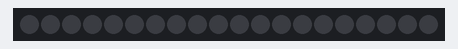
Bench run of a sketch on a simulated Arduino Uno, built with avr-gcc and run on an emulated ATmega328P. Parts: 20 RGB LEDs in strip order, left to right.

Above: at 0.3 s.
At 0.94 s:
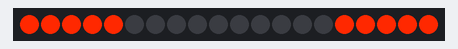

The sketch:

hazard.ino
```cpp
#include <Adafruit_NeoPixel.h>

#define PIN 6


// Parameter 1 = number of pixels in strip
// Parameter 2 = Arduino pin number (most are valid)
// Parameter 3 = pixel type flags, add together as needed:
//   NEO_KHZ800  800 KHz bitstream (most NeoPixel products w/WS2812 LEDs)
//   NEO_KHZ400  400 KHz (classic 'v1' (not v2) FLORA pixels, WS2811 drivers)
//   NEO_GRB     Pixels are wired for GRB bitstream (most NeoPixel products)
//   NEO_RGB     Pixels are wired for RGB bitstream (v1 FLORA pixels, not v2)
Adafruit_NeoPixel strip = Adafruit_NeoPixel(20, PIN, NEO_GRB + NEO_KHZ800);

void setup()
{
  strip.begin();
  strip.show();
}

void loop()
{
  hazard(strip.Color(255,40,0),200);
  hazard(strip.Color(0, 0, 0), 30);
  delay(600);
}
void hazard(uint32_t c, uint8_t wait)
{
  int i = 0;
  int j=19;
  while (i < 5)
  {
    strip.setPixelColor(i, c);
    i++;
  }
  while (j > 14)
  {
    strip.setPixelColor(j, c);
    j--;
  }
  strip.setBrightness(255);
  strip.show();
  delay(wait);
}
```

Measured:
- what the display in image 0 shows lasts 0.6 s, from 0.2 s to 0.8 s
